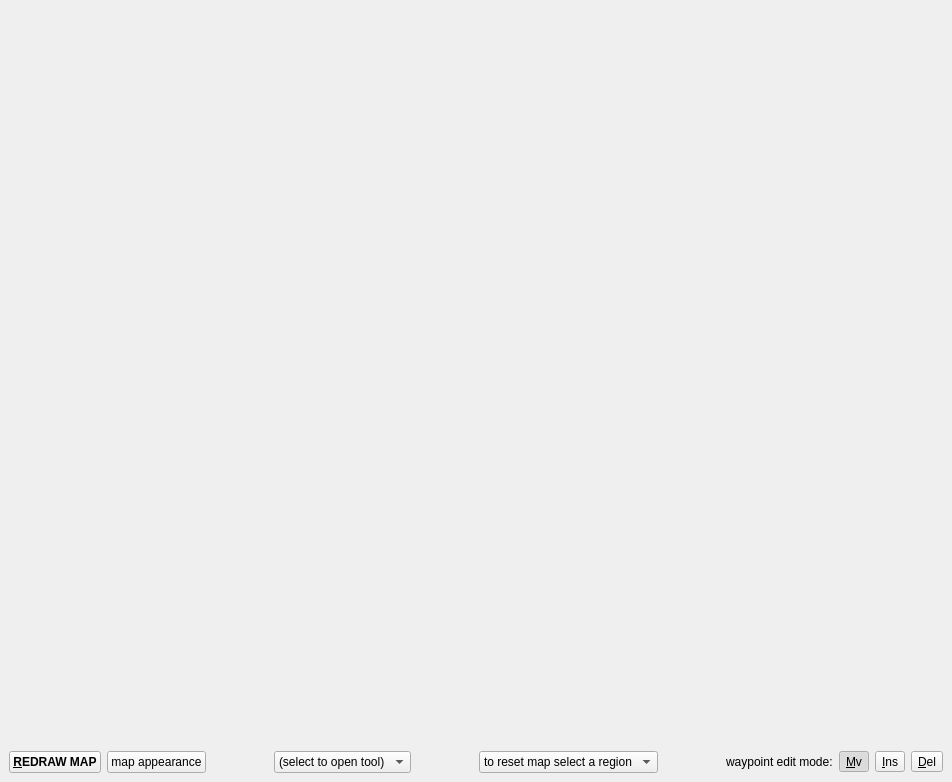
<?xml version="1.0" encoding="UTF-8"?>
<ui version="4.0">
 <class>TopViewWindow</class>
 <widget class="QMainWindow" name="TopViewWindow">
  <property name="geometry">
   <rect>
    <x>0</x>
    <y>0</y>
    <width>952</width>
    <height>782</height>
   </rect>
  </property>
  <property name="windowTitle">
   <string>Top View - Mission Support System</string>
  </property>
  <widget class="QWidget" name="centralwidget">
   <layout class="QVBoxLayout" name="verticalLayout">
    <item>
     <layout class="QHBoxLayout" name="horizontalLayout_2">
      <item>
       <widget class="MplTopViewWidget" name="mpl" native="true">
        <property name="sizePolicy">
         <sizepolicy hsizetype="Preferred" vsizetype="Expanding">
          <horstretch>0</horstretch>
          <verstretch>0</verstretch>
         </sizepolicy>
        </property>
        <property name="minimumSize">
         <size>
          <width>100</width>
          <height>100</height>
         </size>
        </property>
       </widget>
      </item>
     </layout>
    </item>
    <item>
     <layout class="QHBoxLayout" name="horizontalLayout">
      <item>
       <widget class="QPushButton" name="btMapRedraw">
        <property name="font">
         <font>
          <weight>75</weight>
          <bold>true</bold>
         </font>
        </property>
        <property name="text">
         <string>&amp;REDRAW MAP</string>
        </property>
        <property name="shortcut">
         <string>R</string>
        </property>
        <property name="flat">
         <bool>false</bool>
        </property>
       </widget>
      </item>
      <item>
       <widget class="QPushButton" name="btSettings">
        <property name="text">
         <string>map appearance</string>
        </property>
       </widget>
      </item>
      <item>
       <spacer name="horizontalSpacer_6">
        <property name="orientation">
         <enum>Qt::Horizontal</enum>
        </property>
        <property name="sizeHint" stdset="0">
         <size>
          <width>40</width>
          <height>20</height>
         </size>
        </property>
       </spacer>
      </item>
      <item>
       <widget class="QComboBox" name="cbTools">
        <property name="sizePolicy">
         <sizepolicy hsizetype="MinimumExpanding" vsizetype="Fixed">
          <horstretch>0</horstretch>
          <verstretch>0</verstretch>
         </sizepolicy>
        </property>
        <item>
         <property name="text">
          <string>(select to open tool)</string>
         </property>
        </item>
        <item>
         <property name="text">
          <string>WMS</string>
         </property>
        </item>
       </widget>
      </item>
      <item>
       <spacer name="horizontalSpacer_3">
        <property name="orientation">
         <enum>Qt::Horizontal</enum>
        </property>
        <property name="sizeHint" stdset="0">
         <size>
          <width>40</width>
          <height>20</height>
         </size>
        </property>
       </spacer>
      </item>
      <item>
       <widget class="QComboBox" name="cbChangeMapSection">
        <property name="sizeAdjustPolicy">
         <enum>QComboBox::AdjustToContents</enum>
        </property>
        <item>
         <property name="text">
          <string>to reset map select a region</string>
         </property>
        </item>
        <item>
         <property name="text">
          <string>Spitsbergen, large</string>
         </property>
        </item>
        <item>
         <property name="text">
          <string>Spitsbergen, local</string>
         </property>
        </item>
        <item>
         <property name="text">
          <string>Europe (ste)</string>
         </property>
        </item>
        <item>
         <property name="text">
          <string>Germany (ste)</string>
         </property>
        </item>
        <item>
         <property name="text">
          <string>Europe (cyl)</string>
         </property>
        </item>
        <item>
         <property name="text">
          <string>Germany (cyl)</string>
         </property>
        </item>
       </widget>
      </item>
      <item>
       <spacer name="horizontalSpacer">
        <property name="orientation">
         <enum>Qt::Horizontal</enum>
        </property>
        <property name="sizeHint" stdset="0">
         <size>
          <width>40</width>
          <height>20</height>
         </size>
        </property>
       </spacer>
      </item>
      <item>
       <widget class="QLabel" name="label">
        <property name="text">
         <string>waypoint edit mode:</string>
        </property>
       </widget>
      </item>
      <item>
       <widget class="QToolButton" name="btMvWaypoint">
        <property name="text">
         <string>&amp;Mv</string>
        </property>
        <property name="shortcut">
         <string>M</string>
        </property>
        <property name="checkable">
         <bool>true</bool>
        </property>
        <property name="checked">
         <bool>true</bool>
        </property>
        <property name="autoExclusive">
         <bool>true</bool>
        </property>
       </widget>
      </item>
      <item>
       <widget class="QToolButton" name="btInsWaypoint">
        <property name="text">
         <string>&amp;Ins</string>
        </property>
        <property name="shortcut">
         <string>I</string>
        </property>
        <property name="checkable">
         <bool>true</bool>
        </property>
        <property name="autoExclusive">
         <bool>true</bool>
        </property>
       </widget>
      </item>
      <item>
       <widget class="QToolButton" name="btDelWaypoint">
        <property name="text">
         <string>&amp;Del</string>
        </property>
        <property name="shortcut">
         <string>D</string>
        </property>
        <property name="checkable">
         <bool>true</bool>
        </property>
        <property name="autoExclusive">
         <bool>true</bool>
        </property>
       </widget>
      </item>
     </layout>
    </item>
   </layout>
  </widget>
  <widget class="QMenuBar" name="menubar">
   <property name="geometry">
    <rect>
     <x>0</x>
     <y>0</y>
     <width>952</width>
     <height>26</height>
    </rect>
   </property>
  </widget>
 </widget>
 <customwidgets>
  <customwidget>
   <class>MplTopViewWidget</class>
   <extends>QWidget</extends>
   <header>mslib.msui.mpl_qtwidget</header>
   <container>1</container>
  </customwidget>
 </customwidgets>
 <resources/>
 <connections/>
</ui>
